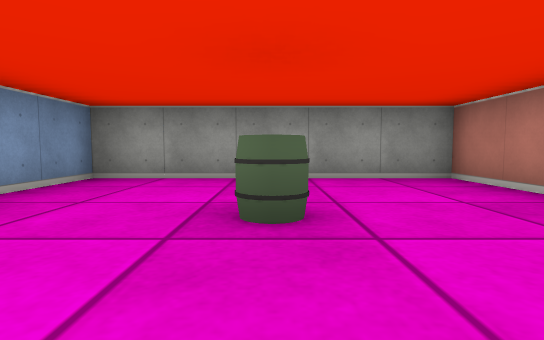
[1] (above)

21 first-person views from a walk through a cub3D maze. The camera is about half as high as the walls, tilts 4° down and sees 80° across. The floor is counted in squares. Each view is taken from the middle of a square. On the plan, view 1 faces up. The plan holds only what a view shows up to about 9 squares ahead; the rest is blank.

[2]
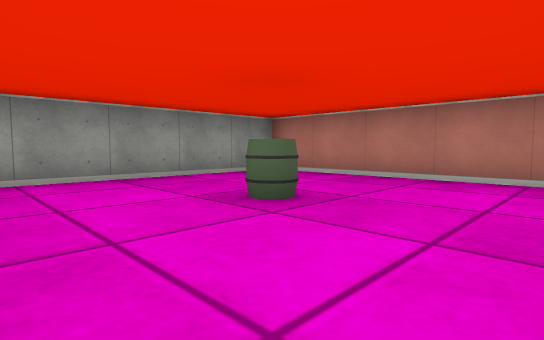

[3]
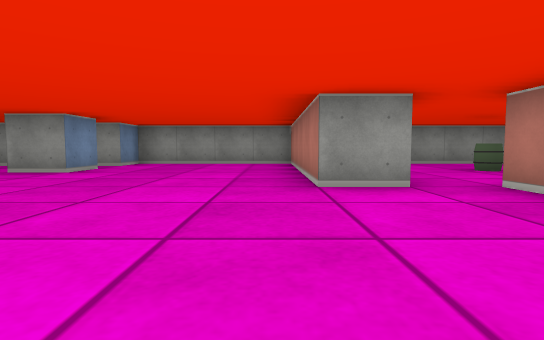

[4]
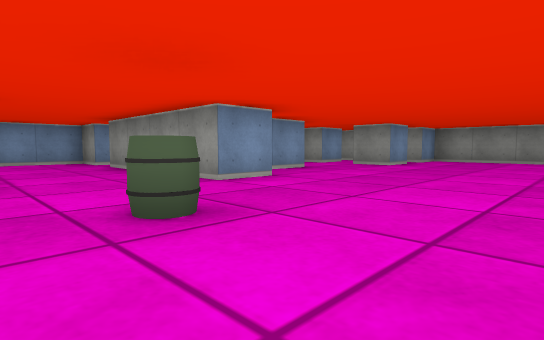

[5]
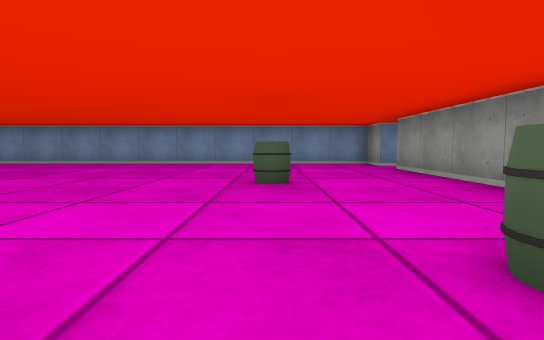

[6]
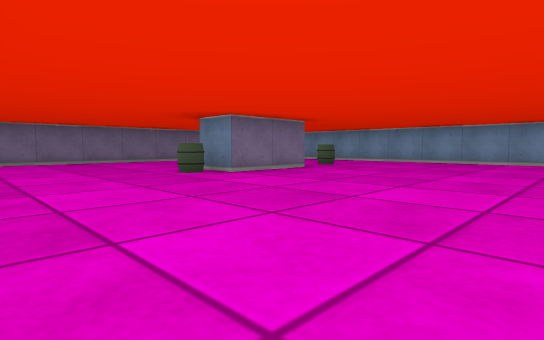

[7]
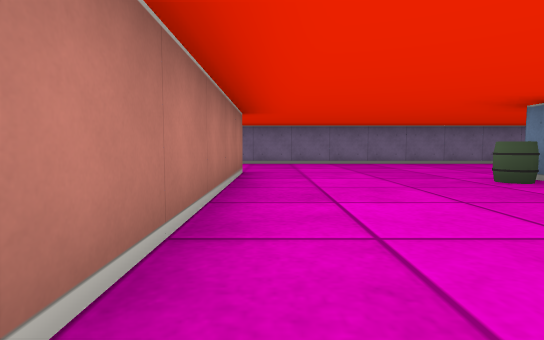

[8]
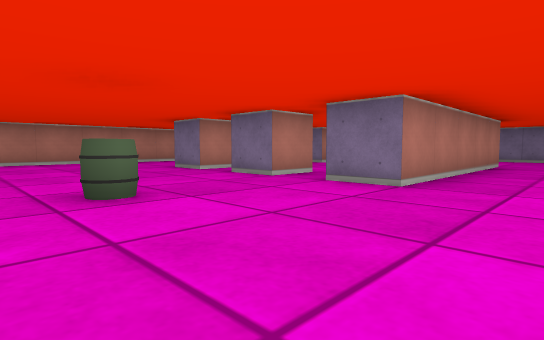

[9]
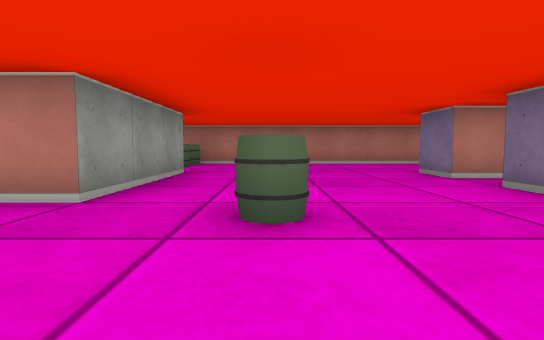

[10]
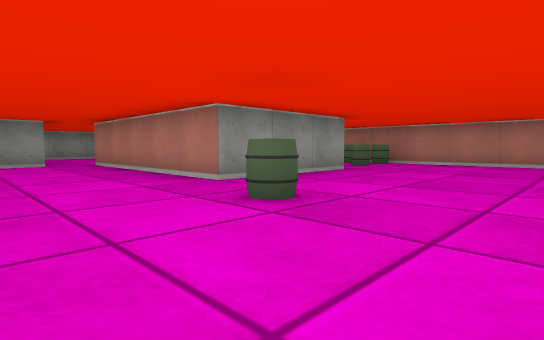

[11]
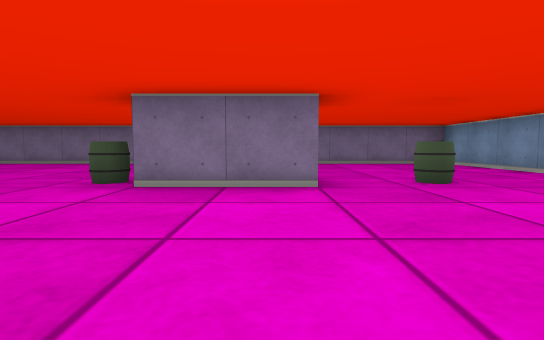

[12]
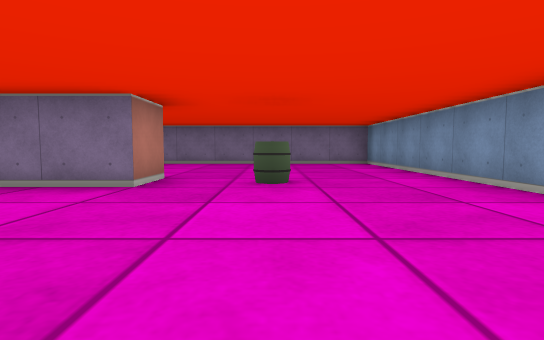

[13]
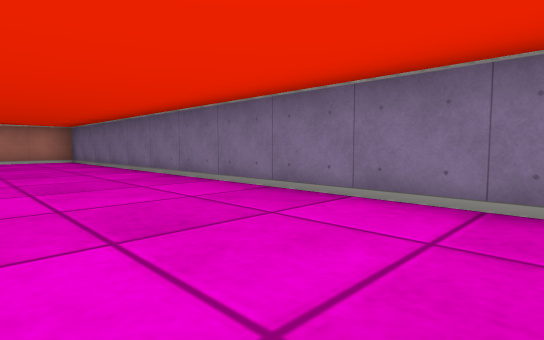

[14]
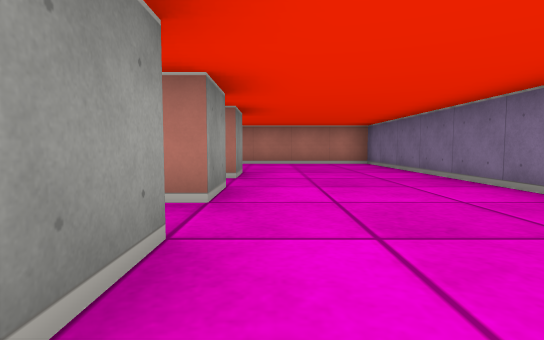

[15]
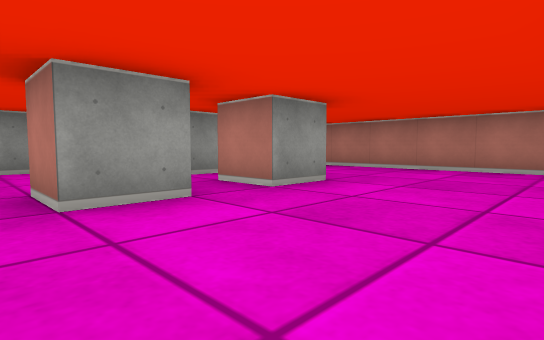

[16]
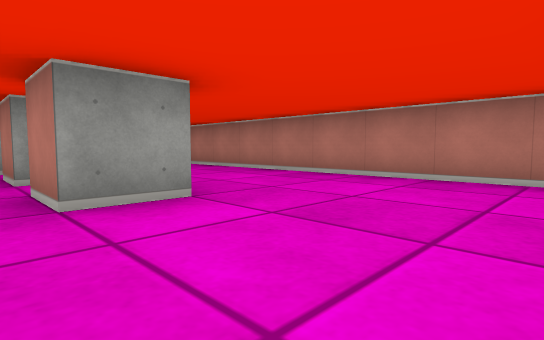

[17]
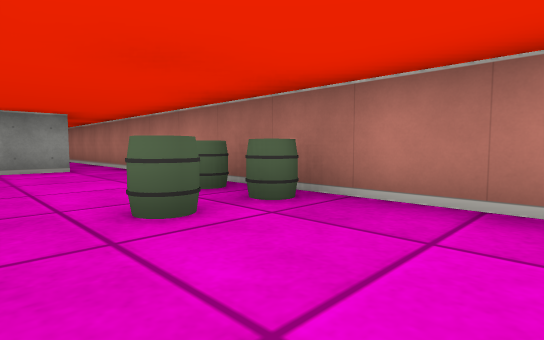

[18]
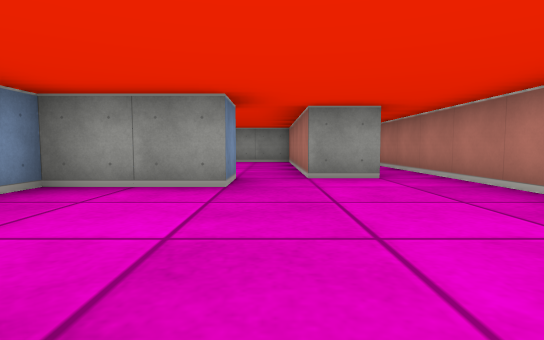

[19]
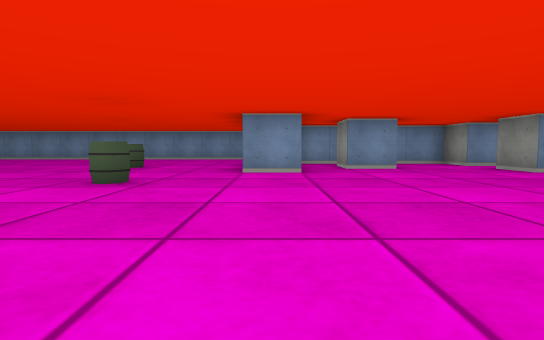

[20]
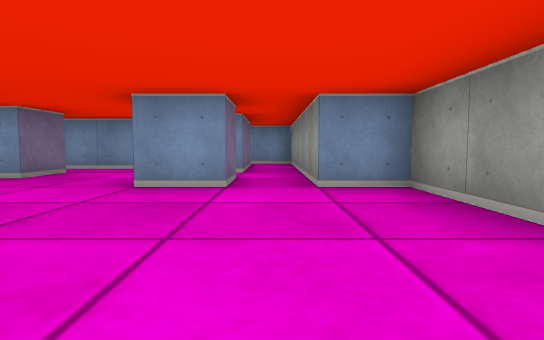

[21]
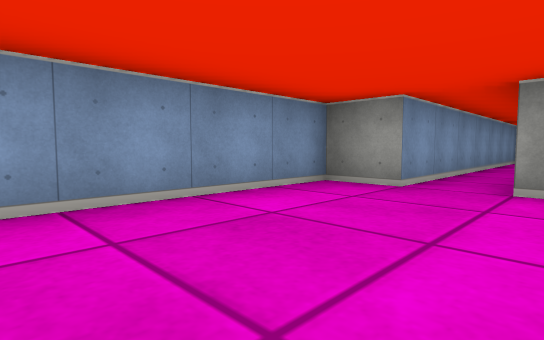

### Floor plan
Ten units are one square. View 1 is at (0, 0); x grows to the right and y downward. Boxes are objects, and circles mark ways between rooms. Rooms are numbered by the first view taken in them; rooms with no view inside come last. Other rooms are left out.
<svg viewBox="-140 -50 190 230">
<path fill="none" stroke="#000" d="M25 5 25 -45 -25 -45 -25 -29M-10 105 -15 105 -15 95 -5 95M5 104 5 95 15 95M-75 24 -75 35 -115 35M-25 145 -35 145 -35 95 -25 95M16 55 -15 55 -15 5M-95 135 -95 125 -75 125 -75 135M12 125 5 125 5 115M-24 5 -35 5 -35 -45 -75 -45 -75 -35 -125 -35 -125 35 -135 35 -135 175 45 175 45 -32M-4 145 -15 145 -15 135M-95 5 -85 5 -85 15 -95 15M16 145 5 145 5 135M15 5 15 15 -5 15 -5 21M-85 -25 -75 -25 -75 -15 -85 -15M36 5 25 5M-115 -25 -95 -25 -95 -15 -105 -15 -105 22"/>
<rect x="-5" y="-25" width="10" height="10" fill="#bbb"><title>barrel</title></rect>
<rect x="-115" y="125" width="10" height="10" fill="#bbb"><title>barrel</title></rect>
<rect x="-95" y="55" width="10" height="10" fill="#bbb"><title>barrel</title></rect>
<rect x="-75" y="125" width="10" height="10" fill="#bbb"><title>barrel</title></rect>
<rect x="-65" y="45" width="10" height="10" fill="#bbb"><title>barrel</title></rect>
<rect x="-25" y="65" width="10" height="10" fill="#bbb"><title>barrel</title></rect>
<rect x="25" y="45" width="10" height="10" fill="#bbb"><title>barrel</title></rect>
<rect x="35" y="45" width="10" height="10" fill="#bbb"><title>barrel</title></rect>
<rect x="35" y="35" width="10" height="10" fill="#bbb"><title>barrel</title></rect>
<circle cx="-20" cy="0" r="3" fill="#2a7"/>
<circle cx="20" cy="0" r="3" fill="#2a7"/>
<text x="0" y="-20">1</text>
<text x="-50" y="80">2</text>
</svg>
Room 1 opens to room 2.

Where each view was taken, in squares from view 1:
view 1: 0 up, 0 right, facing up
view 2: 0 up, 2 left, facing up-right
view 3: 4 down, 4 left, facing up
view 4: 6 down, 4 left, facing up-left
view 5: 6 down, 5 left, facing left
view 6: 8 down, 4 left, facing down-left
view 7: 9 down, 4 left, facing down
view 8: 6 down, 5 left, facing down-right
view 9: 7 down, 4 left, facing right
view 10: 9 down, 4 left, facing up-right
view 11: 9 down, 9 left, facing down
view 12: 9 down, 11 left, facing down
view 13: 15 down, 6 left, facing down-right
view 14: 15 down, 4 left, facing right
view 15: 17 down, 2 left, facing up-right
view 16: 17 down, 0 right, facing up-right
view 17: 7 down, 2 right, facing up-right
view 18: 5 down, 2 right, facing up
view 19: 3 down, 2 left, facing left
view 20: 3 up, 4 left, facing left
view 21: 7 down, 11 left, facing up-left
